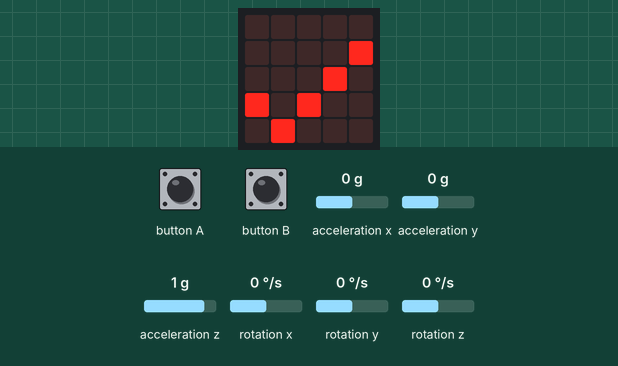
Simulated run of this program. Board: BBC micro:bit running MicroPython. Shown: the board's 5×5 LED display. Inputs (shaded band) come from the test bench; at power-on: acceleration x 0 g, acceleration y 0 g, acceleration z 1 g, rotation x 0 °/s, rotation y 0 °/s, rotation z 0 °/s. What the program prints to the serial console is not drawn.

Above: at 5.1 s.
6.7 s: button B pressed for 0.15 s
At 6.81 s:
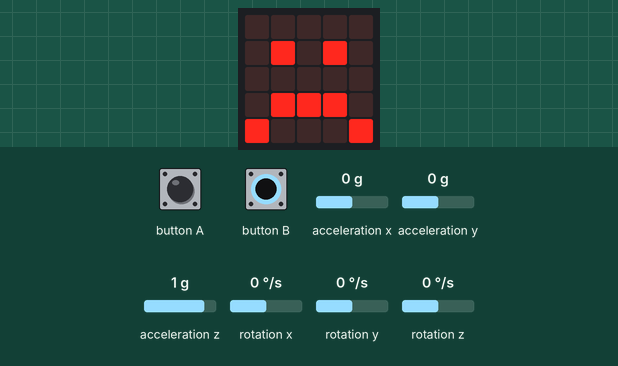
At 8.1 s:
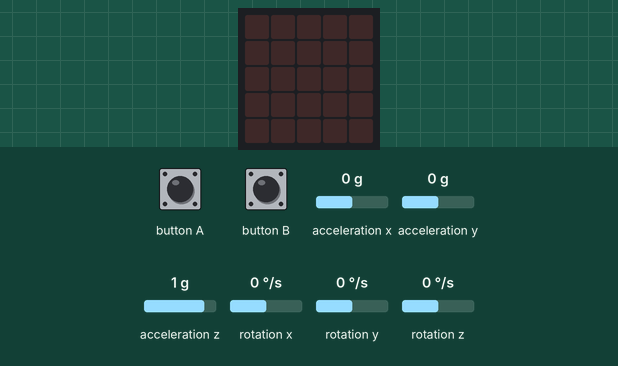
8.4 s: button B pressed for 1 s
At 8.52 s:
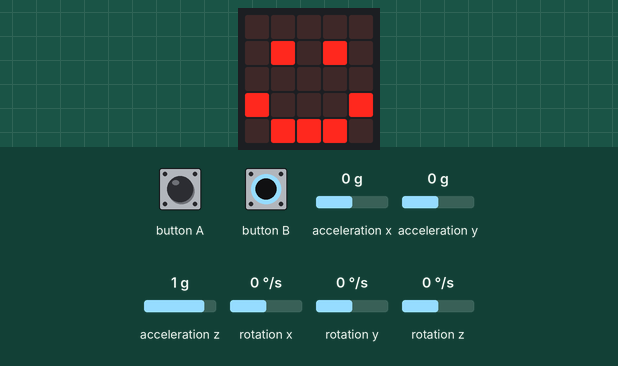
Timing chart, 0 to 11.4 s (numbered marks = the images above; inputs shaded):
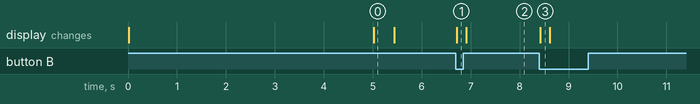

Measured:
- after the input at 6.7 s, the display: changes at once (image 1)
- after the input at 8.4 s, the display: changes at once (image 3)
- what the display in image 0 shows lasts 0.4 s, from 5.0 s to 5.4 s

The program:

mpu6050_stroke.py
```python
from microbit import i2c, uart, sleep, running_time, display, Image, button_a, button_b
import math


G0 = 9.80665


def _clamp(v, lo, hi):
    if v < lo:
        return lo
    if v > hi:
        return hi
    return v


def _deadzone(v, dz):
    if v > dz:
        return v - dz
    if v < -dz:
        return v + dz
    return 0.0


class KalmanAngle:
    def __init__(self, q_angle=0.001, q_bias=0.003, r_measure=0.03):
        self.q_angle = q_angle
        self.q_bias = q_bias
        self.r_measure = r_measure
        self.angle = 0.0
        self.bias = 0.0
        self.p00 = 0.0
        self.p01 = 0.0
        self.p10 = 0.0
        self.p11 = 0.0

    def set_angle(self, angle):
        self.angle = angle

    def update(self, new_angle, new_rate, dt):
        rate = new_rate - self.bias
        self.angle += dt * rate

        self.p00 += dt * (dt * self.p11 - self.p01 - self.p10 + self.q_angle)
        self.p01 -= dt * self.p11
        self.p10 -= dt * self.p11
        self.p11 += self.q_bias * dt

        s = self.p00 + self.r_measure
        if s == 0.0:
            return self.angle
        k0 = self.p00 / s
        k1 = self.p10 / s

        y = new_angle - self.angle
        self.angle += k0 * y
        self.bias += k1 * y

        p00 = self.p00
        p01 = self.p01
        self.p00 -= k0 * p00
        self.p01 -= k0 * p01
        self.p10 -= k1 * p00
        self.p11 -= k1 * p01
        return self.angle


class LowPass:
    def __init__(self, alpha=0.2):
        self.alpha = alpha
        self.v = 0.0
        self.inited = False

    def reset(self, v=0.0):
        self.v = v
        self.inited = True

    def update(self, x):
        if not self.inited:
            self.v = x
            self.inited = True
            return x
        self.v = self.v + self.alpha * (x - self.v)
        return self.v


class MPU6050:
    def __init__(self, addr=0x68):
        self.addr = addr
        self.smplrt_div = 4
        self.fifo_enabled = False

    def _w(self, reg, val):
        i2c.write(self.addr, bytes([reg, val]))

    def _r(self, reg, n):
        i2c.write(self.addr, bytes([reg]), repeat=True)
        return i2c.read(self.addr, n)

    def _r16(self, reg):
        b = self._r(reg, 2)
        v = (b[0] << 8) | b[1]
        if v & 0x8000:
            v -= 65536
        return v

    def init(self, accel_fs=0, gyro_fs=0, dlpf=3, smplrt_div=4):
        self._w(0x6B, 0x00)
        sleep(10)
        self._w(0x1A, dlpf & 0x07)
        self.set_smplrt_div(smplrt_div)
        self._w(0x1B, (gyro_fs & 0x03) << 3)
        self._w(0x1C, (accel_fs & 0x03) << 3)
        self.enable_fifo(False)

    def set_smplrt_div(self, smplrt_div):
        self.smplrt_div = int(smplrt_div) & 0xFF
        self._w(0x19, self.smplrt_div)

    def enable_fifo(self, enable=True, accel=True, gyro=True):
        if not enable:
            self._w(0x6A, 0x04)
            sleep(2)
            self._w(0x6A, 0x00)
            self._w(0x23, 0x00)
            self.fifo_enabled = False
            return
        fifo_en = 0x00
        if accel:
            fifo_en |= 0x08
        if gyro:
            fifo_en |= 0x70
        self._w(0x6A, 0x04)
        sleep(2)
        self._w(0x6A, 0x40)
        self._w(0x23, fifo_en)
        self.fifo_enabled = True

    def fifo_count(self):
        b = self._r(0x72, 2)
        return (b[0] << 8) | b[1]

    def read_fifo_sample(self):
        b = self._r(0x74, 12)
        ax = (b[0] << 8) | b[1]
        ay = (b[2] << 8) | b[3]
        az = (b[4] << 8) | b[5]
        gx = (b[6] << 8) | b[7]
        gy = (b[8] << 8) | b[9]
        gz = (b[10] << 8) | b[11]
        if ax & 0x8000:
            ax -= 65536
        if ay & 0x8000:
            ay -= 65536
        if az & 0x8000:
            az -= 65536
        if gx & 0x8000:
            gx -= 65536
        if gy & 0x8000:
            gy -= 65536
        if gz & 0x8000:
            gz -= 65536
        return ax, ay, az, gx, gy, gz

    def read(self):
        b = self._r(0x3B, 14)
        ax = (b[0] << 8) | b[1]
        ay = (b[2] << 8) | b[3]
        az = (b[4] << 8) | b[5]
        gx = (b[8] << 8) | b[9]
        gy = (b[10] << 8) | b[11]
        gz = (b[12] << 8) | b[13]
        if ax & 0x8000:
            ax -= 65536
        if ay & 0x8000:
            ay -= 65536
        if az & 0x8000:
            az -= 65536
        if gx & 0x8000:
            gx -= 65536
        if gy & 0x8000:
            gy -= 65536
        if gz & 0x8000:
            gz -= 65536
        return ax, ay, az, gx, gy, gz


class StrokeIMU:
    def __init__(self):
        self.map_m = (-0.0, -1.0, 0.0,
                      -1.0, -0.0, 0.0,
                      0.0, 0.0, -1.0)
        self.acc_bias = [0.0, 0.0, 0.0]
        self.gyro_bias = [0.0, 0.0, 0.0]
        self.roll0 = 0.0
        self.pitch0 = 0.0
        self.alpha = 0.98
        self.deadzone_deg = 3.0
        self.zupt_acc_ms2 = 0.35
        self.zupt_gyro_dps = 2.0
        self.stationary_hold_ms = 120
        self.dist_thr_mm = 2.0
        self.time_thr_ms = 20
        self.stream = True
        self.mode = "JSON"
        self.seq = 0
        self.fifo = False
        self.rate_auto = True
        self.smplrt_div_min = 1
        self.smplrt_div_max = 19
        self.last_rate_set_ms = 0
        self.last_smplrt_div = 4

        self.roll = 0.0
        self.pitch = 0.0
        self.k_roll = KalmanAngle()
        self.k_pitch = KalmanAngle()
        self.lp_ax = LowPass(0.25)
        self.lp_ay = LowPass(0.25)
        self.lp_vx = LowPass(0.15)
        self.lp_vy = LowPass(0.15)

        self.vx = 0.0
        self.vy = 0.0
        self.px = 0.0
        self.py = 0.0
        self.last_kx = 0.0
        self.last_ky = 0.0
        self.last_k_ms = 0
        self.last_ms = running_time()
        self.stationary_ms = 0
        self.moving = False

    def set_map(self, m):
        if len(m) != 9:
            return False
        self.map_m = tuple(float(x) for x in m)
        return True

    def reset_state(self, now_ms=None):
        self.vx = 0.0
        self.vy = 0.0
        self.px = 0.0
        self.py = 0.0
        self.last_kx = 0.0
        self.last_ky = 0.0
        self.stationary_ms = 0
        self.moving = False
        if now_ms is None:
            now_ms = running_time()
        self.last_k_ms = now_ms
        self.last_ms = now_ms

    def _apply_map(self, x, y, z):
        m = self.map_m
        rx = m[0] * x + m[1] * y + m[2] * z
        ry = m[3] * x + m[4] * y + m[5] * z
        rz = m[6] * x + m[7] * y + m[8] * z
        return rx, ry, rz

    def auto_calibrate(self, read_sample, duration_ms=5000):
        t0 = running_time()
        n = 0
        sax = 0.0
        say = 0.0
        saz = 0.0
        sgx = 0.0
        sgy = 0.0
        sgz = 0.0
        while running_time() - t0 < duration_ms:
            ax, ay, az, gx, gy, gz = read_sample()
            ax, ay, az = self._apply_map(ax, ay, az)
            gx, gy, gz = self._apply_map(gx, gy, gz)
            sax += ax
            say += ay
            saz += az
            sgx += gx
            sgy += gy
            sgz += gz
            n += 1
            sleep(5)
        if n <= 0:
            return False
        mx = sax / n
        my = say / n
        mz = saz / n
        mg = math.sqrt(mx * mx + my * my + mz * mz)
        if mg == 0.0:
            return False
        ux = mx / mg
        uy = my / mg
        uz = mz / mg
        self.acc_bias = [mx - ux * 16384.0, my - uy * 16384.0, mz - uz * 16384.0]
        self.gyro_bias = [sgx / n, sgy / n, sgz / n]

        ax = (mx - self.acc_bias[0]) / 16384.0 * G0
        ay = (my - self.acc_bias[1]) / 16384.0 * G0
        az = (mz - self.acc_bias[2]) / 16384.0 * G0
        roll_acc = math.degrees(math.atan2(ay, az))
        pitch_acc = math.degrees(math.atan2(-ax, math.sqrt(ay * ay + az * az)))
        self.roll0 = roll_acc
        self.pitch0 = pitch_acc
        self.roll = roll_acc
        self.pitch = pitch_acc
        self.k_roll.set_angle(roll_acc)
        self.k_pitch.set_angle(pitch_acc)
        self.reset_state(running_time())
        return True

    def update(self, ax_raw, ay_raw, az_raw, gx_raw, gy_raw, gz_raw, now_ms):
        dt = (now_ms - self.last_ms) / 1000.0
        if dt <= 0.0:
            dt = 0.001
        if dt > 0.2:
            dt = 0.2
        self.last_ms = now_ms

        ax_m, ay_m, az_m = self._apply_map(ax_raw, ay_raw, az_raw)
        gx_m, gy_m, gz_m = self._apply_map(gx_raw, gy_raw, gz_raw)

        ax_m -= self.acc_bias[0]
        ay_m -= self.acc_bias[1]
        az_m -= self.acc_bias[2]
        gx_m -= self.gyro_bias[0]
        gy_m -= self.gyro_bias[1]
        gz_m -= self.gyro_bias[2]

        ax_ms2 = (ax_m / 16384.0) * G0
        ay_ms2 = (ay_m / 16384.0) * G0
        az_ms2 = (az_m / 16384.0) * G0
        gx_dps = gx_m / 131.0
        gy_dps = gy_m / 131.0
        gz_dps = gz_m / 131.0

        roll_acc = math.degrees(math.atan2(ay_ms2, az_ms2))
        pitch_acc = math.degrees(math.atan2(-ax_ms2, math.sqrt(ay_ms2 * ay_ms2 + az_ms2 * az_ms2)))

        self.roll = self.alpha * (self.roll + gx_dps * dt) + (1.0 - self.alpha) * roll_acc
        self.pitch = self.alpha * (self.pitch + gy_dps * dt) + (1.0 - self.alpha) * pitch_acc

        roll_k = self.k_roll.update(self.roll, gx_dps, dt)
        pitch_k = self.k_pitch.update(self.pitch, gy_dps, dt)

        roll_use = self.roll0 + _deadzone(roll_k - self.roll0, self.deadzone_deg)
        pitch_use = self.pitch0 + _deadzone(pitch_k - self.pitch0, self.deadzone_deg)

        sr = math.sin(math.radians(roll_use))
        cr = math.cos(math.radians(roll_use))
        sp = math.sin(math.radians(pitch_use))
        cp = math.cos(math.radians(pitch_use))

        gxg = -G0 * sp
        gyg = G0 * sr * cp
        gzg = G0 * cr * cp

        lax = ax_ms2 - gxg
        lay = ay_ms2 - gyg
        laz = az_ms2 - gzg

        lax = self.lp_ax.update(lax)
        lay = self.lp_ay.update(lay)

        gyro_mag = math.sqrt(gx_dps * gx_dps + gy_dps * gy_dps + gz_dps * gz_dps)
        lin_mag = math.sqrt(lax * lax + lay * lay + laz * laz)
        stationary_now = (gyro_mag <= self.zupt_gyro_dps) and (lin_mag <= self.zupt_acc_ms2)

        if stationary_now:
            self.stationary_ms += int(dt * 1000.0)
        else:
            self.stationary_ms = 0

        if self.stationary_ms >= self.stationary_hold_ms:
            self.vx = 0.0
            self.vy = 0.0
            self.moving = False
        else:
            self.moving = True

        self.vx += lax * dt
        self.vy += lay * dt
        self.vx = self.lp_vx.update(self.vx)
        self.vy = self.lp_vy.update(self.vy)
        self.px += self.vx * dt
        self.py += self.vy * dt

        dx = self.px - self.last_kx
        dy = self.py - self.last_ky
        dist_mm = math.sqrt(dx * dx + dy * dy) * 1000.0
        dt_k = now_ms - self.last_k_ms
        should_emit = (dist_mm >= self.dist_thr_mm) or (dt_k >= self.time_thr_ms)

        if should_emit:
            self.last_kx = self.px
            self.last_ky = self.py
            self.last_k_ms = now_ms
            self.seq += 1
            return {
                "t": now_ms,
                "seq": self.seq,
                "x": self.px * 1000.0,
                "y": self.py * 1000.0,
                "vx": self.vx * 1000.0,
                "vy": self.vy * 1000.0,
                "ax": lax,
                "ay": lay,
                "roll": roll_k,
                "pitch": pitch_k,
                "moving": self.moving,
            }
        return None


def _parse_floats_csv(s):
    parts = [p.strip() for p in s.split(",") if p.strip()]
    out = []
    for p in parts:
        try:
            out.append(float(p))
        except Exception:
            return None
    return out


def _json_line(d):
    def f(x):
        if isinstance(x, bool):
            return "true" if x else "false"
        if isinstance(x, int):
            return str(x)
        if isinstance(x, float):
            if math.isnan(x) or math.isinf(x):
                return "0"
            return "{:.4f}".format(x)
        return '"' + str(x).replace('"', '\\"') + '"'

    keys = ["t", "seq", "x", "y", "vx", "vy", "ax", "ay", "roll", "pitch", "moving"]
    items = []
    for k in keys:
        items.append('"' + k + '":' + f(d.get(k)))
    return "{" + ",".join(items) + "}\n"


def main():
    uart.init(115200)
    display.show(Image.DIAMOND_SMALL)
    mpu = MPU6050(0x68)
    imu = StrokeIMU()

    def read_sample():
        ax, ay, az, gx, gy, gz = mpu.read()
        return imu._apply_map(ax, ay, az) + imu._apply_map(gx, gy, gz)

    try:
        mpu.init()
    except Exception:
        display.show(Image.NO)
        while True:
            sleep(1000)

    display.show(Image.ARROW_N)
    ok = imu.auto_calibrate(lambda: mpu.read())
    if ok:
        display.show(Image.YES)
    else:
        display.show(Image.NO)
    sleep(400)
    display.clear()

    sleep_ms = 10
    while True:
        now_ms = running_time()

        if uart.any():
            try:
                line = uart.readline()
            except Exception:
                line = None
            if line:
                try:
                    cmd = line.decode("utf-8").strip()
                except Exception:
                    cmd = ""
                if cmd:
                    u = cmd.upper()
                    if u == "HELP":
                        uart.write("OK HELP CAL|ZERO|STREAM 0/1|MODE JSON/CSV|DIST mm|TIME ms|DZ deg|MAP a,b,c,d,e,f,g,h,i|FIFO 0/1|DIV n|AUTO 0/1|STATUS\n")
                    elif u == "PING":
                        uart.write("PONG\n")
                    elif u.startswith("STREAM"):
                        parts = u.split()
                        if len(parts) >= 2 and parts[1] in ("0", "1"):
                            imu.stream = (parts[1] == "1")
                            uart.write("OK\n")
                        else:
                            uart.write("ERR\n")
                    elif u.startswith("MODE"):
                        parts = u.split()
                        if len(parts) >= 2 and parts[1] in ("JSON", "CSV"):
                            imu.mode = parts[1]
                            uart.write("OK\n")
                        else:
                            uart.write("ERR\n")
                    elif u.startswith("DIST"):
                        parts = u.split()
                        if len(parts) >= 2:
                            try:
                                imu.dist_thr_mm = float(parts[1])
                                uart.write("OK\n")
                            except Exception:
                                uart.write("ERR\n")
                        else:
                            uart.write("ERR\n")
                    elif u.startswith("TIME"):
                        parts = u.split()
                        if len(parts) >= 2:
                            try:
                                imu.time_thr_ms = int(float(parts[1]))
                                uart.write("OK\n")
                            except Exception:
                                uart.write("ERR\n")
                        else:
                            uart.write("ERR\n")
                    elif u.startswith("DZ"):
                        parts = u.split()
                        if len(parts) >= 2:
                            try:
                                imu.deadzone_deg = float(parts[1])
                                uart.write("OK\n")
                            except Exception:
                                uart.write("ERR\n")
                        else:
                            uart.write("ERR\n")
                    elif u == "ZERO":
                        imu.reset_state(now_ms)
                        uart.write("OK\n")
                    elif u.startswith("FIFO"):
                        parts = u.split()
                        if len(parts) >= 2 and parts[1] in ("0", "1"):
                            imu.fifo = (parts[1] == "1")
                            try:
                                mpu.enable_fifo(imu.fifo)
                                uart.write("OK\n")
                            except Exception:
                                uart.write("ERR\n")
                        else:
                            uart.write("ERR\n")
                    elif u.startswith("DIV"):
                        parts = u.split()
                        if len(parts) >= 2:
                            try:
                                div = int(float(parts[1]))
                                div = int(_clamp(div, imu.smplrt_div_min, imu.smplrt_div_max))
                                imu.rate_auto = False
                                imu.last_smplrt_div = div
                                mpu.set_smplrt_div(div)
                                uart.write("OK\n")
                            except Exception:
                                uart.write("ERR\n")
                        else:
                            uart.write("ERR\n")
                    elif u.startswith("AUTO"):
                        parts = u.split()
                        if len(parts) >= 2 and parts[1] in ("0", "1"):
                            imu.rate_auto = (parts[1] == "1")
                            uart.write("OK\n")
                        else:
                            uart.write("ERR\n")
                    elif u == "CAL":
                        display.show(Image.TARGET)
                        ok2 = imu.auto_calibrate(lambda: mpu.read())
                        display.show(Image.YES if ok2 else Image.NO)
                        sleep(400)
                        display.clear()
                        uart.write("OK\n" if ok2 else "ERR\n")
                    elif u.startswith("MAP"):
                        rest = cmd[3:].strip()
                        if rest.startswith(":"):
                            rest = rest[1:].strip()
                        values = _parse_floats_csv(rest)
                        if values and len(values) == 9 and imu.set_map(values):
                            uart.write("OK\n")
                        else:
                            uart.write("ERR\n")
                    elif u == "STATUS":
                        uart.write(_json_line({
                            "t": now_ms,
                            "seq": imu.seq,
                            "x": imu.px * 1000.0,
                            "y": imu.py * 1000.0,
                            "vx": imu.vx * 1000.0,
                            "vy": imu.vy * 1000.0,
                            "ax": 0.0,
                            "ay": 0.0,
                            "roll": imu.roll,
                            "pitch": imu.pitch,
                            "moving": imu.moving,
                        }))
                    else:
                        uart.write("ERR\n")

        outs = []
        if imu.fifo and mpu.fifo_enabled:
            try:
                cnt = mpu.fifo_count()
            except Exception:
                cnt = 0
            n = int(_clamp(cnt // 12, 0, 8))
            if n > 0:
                dt_s = (imu.last_smplrt_div + 1)
                t0 = now_ms - (n - 1) * dt_s
                for i in range(n):
                    try:
                        ax, ay, az, gx, gy, gz = mpu.read_fifo_sample()
                        o = imu.update(ax, ay, az, gx, gy, gz, t0 + i * dt_s)
                        if o is not None:
                            outs.append(o)
                    except Exception:
                        break
        else:
            ax, ay, az, gx, gy, gz = mpu.read()
            o = imu.update(ax, ay, az, gx, gy, gz, now_ms)
            if o is not None:
                outs.append(o)

        if imu.stream and outs:
            for out in outs:
                if imu.mode == "CSV":
                    uart.write("{:.3f},{:.3f}\n".format(out["x"], out["y"]))
                else:
                    uart.write(_json_line(out))

        spd = math.sqrt(imu.vx * imu.vx + imu.vy * imu.vy)
        sleep_ms = int(_clamp(18.0 - (spd * 120.0), 5.0, 20.0))
        if imu.rate_auto and (now_ms - imu.last_rate_set_ms) >= 200:
            desired = int(_clamp(int(imu.smplrt_div_max - (spd * 200.0)), imu.smplrt_div_min, imu.smplrt_div_max))
            if desired != imu.last_smplrt_div:
                try:
                    mpu.set_smplrt_div(desired)
                    imu.last_smplrt_div = desired
                except Exception:
                    pass
            imu.last_rate_set_ms = now_ms

        if button_a.was_pressed():
            imu.reset_state(now_ms)
        if button_b.was_pressed():
            imu.stream = not imu.stream
            display.show(Image.HAPPY if imu.stream else Image.SAD)
            sleep(200)
            display.clear()

        sleep(sleep_ms)


main()
```
